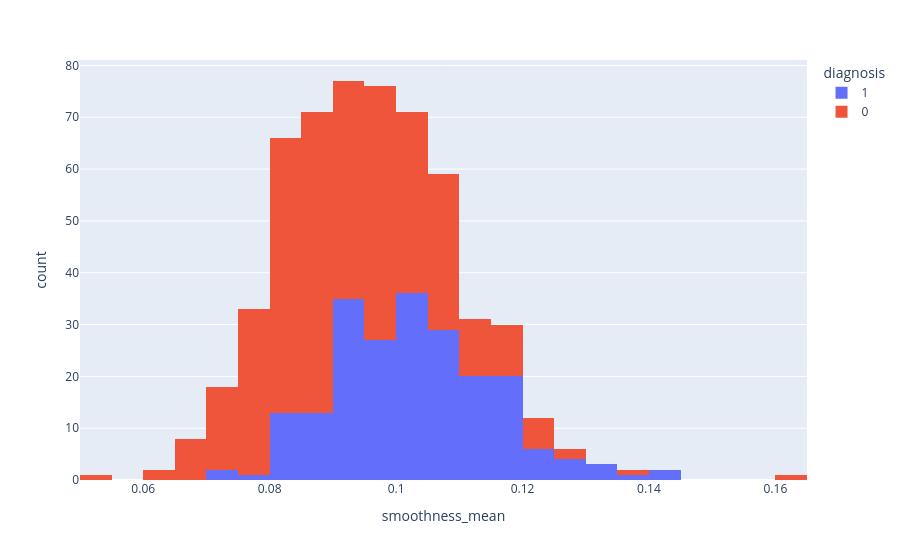

The notebook cell saved with this chart:
### Code cell
px.histogram(data_frame=data,x='smoothness_mean', color='diagnosis')

### Figure 1 — Plotly figure (JSON) as saved in the notebook; plotly's stock layout.template omitted (floating-point values rounded to 4 significant figures; data arrays with more than 128 entries replaced by an {"elided": "..."} marker saying what was removed)
{"data": [{"bingroup": "x", "hovertemplate": "diagnosis=1<br>smoothness_mean=%{x}<br>count=%{y}<extra></extra>", "legendgroup": "1", "marker": {"color": "#636efa", "pattern": {"shape": ""}}, "name": "1", "orientation": "v", "showlegend": true, "type": "histogram", "x": {"elided": "212 float values"}, "xaxis": "x", "yaxis": "y"}, {"bingroup": "x", "hovertemplate": "diagnosis=0<br>smoothness_mean=%{x}<br>count=%{y}<extra></extra>", "legendgroup": "0", "marker": {"color": "#EF553B", "pattern": {"shape": ""}}, "name": "0", "orientation": "v", "showlegend": true, "type": "histogram", "x": {"elided": "357 float values"}, "xaxis": "x", "yaxis": "y"}], "layout": {"barmode": "relative", "legend": {"title": {"text": "diagnosis"}, "tracegroupgap": 0}, "margin": {"t": 60}, "xaxis": {"anchor": "y", "domain": [0, 1], "title": {"text": "smoothness_mean"}}, "yaxis": {"anchor": "x", "domain": [0, 1], "title": {"text": "count"}}}}
